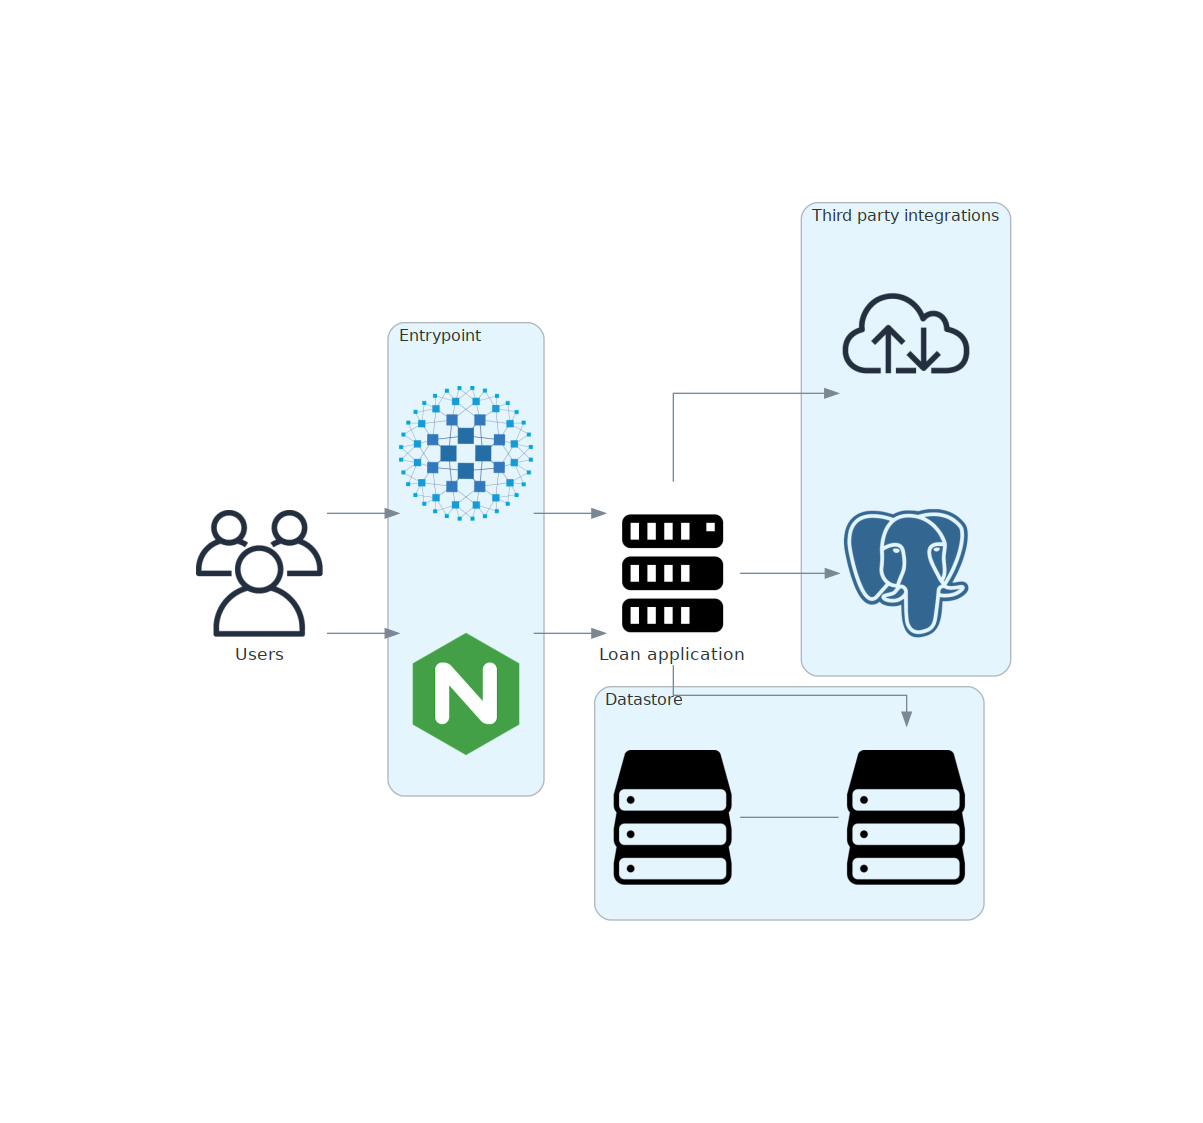

This figure's Python source:
from diagrams import Cluster, Diagram
from diagrams.onprem.client import Users
from diagrams.onprem.compute import Server
from diagrams.generic.storage import Storage
from diagrams.onprem.network import Haproxy
from diagrams.onprem.network import Internet
from diagrams.onprem.network import Nginx
from diagrams.onprem.database import PostgreSQL

with Diagram(show=False):
    users = Users("Users")
    application = Server("Loan application")

    with Cluster("Entrypoint"):
        entrypoint = [Haproxy(), Nginx()]

    with Cluster("Third party integrations"):
        integrations = [Internet(), PostgreSQL()]

    with Cluster("Datastore"):
        datastore = Storage() - Storage()

    users >> entrypoint >> application >> integrations
    application >> datastore
